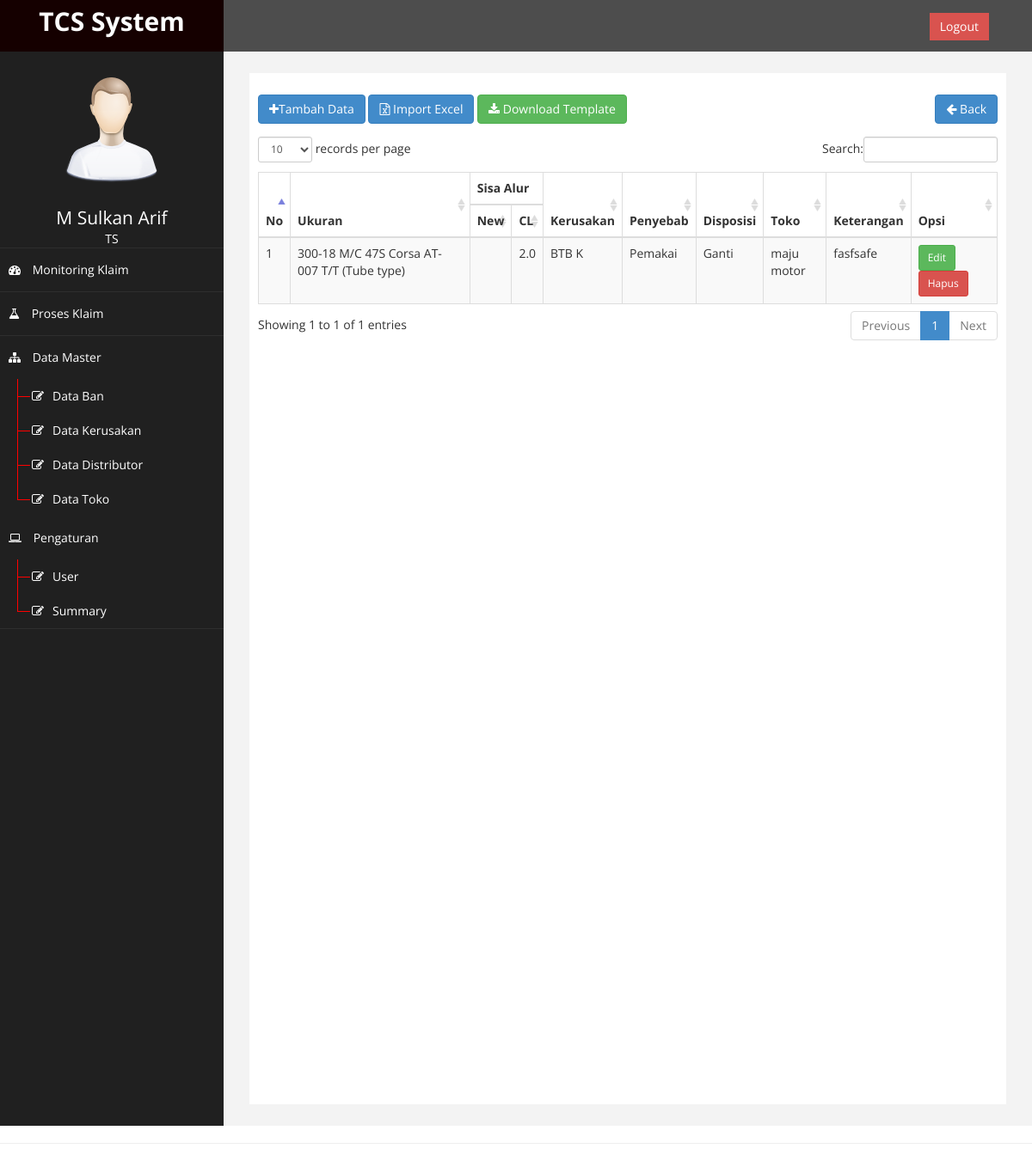
The page /?page=klaim&aksi=detail&id_klaim=13&status=Open (signed in) on the database its author committed.
### tables this page shows
CREATE TABLE `db_klaim_detail` (
  `id_klaim_detail` int(11) NOT NULL AUTO_INCREMENT,
  `id_klaim` int(11) NOT NULL,
  `id_ban` int(11) DEFAULT NULL,
  `id_toko` int(11) DEFAULT NULL,
  `keterangan` text,
  `id_kerusakan` int(11) DEFAULT NULL,
  `sisa_alur` decimal(8,1) DEFAULT NULL,
  PRIMARY KEY (`id_klaim_detail`),
  KEY `FK_db_klaim_detail_db_klaim` (`id_klaim`),
  KEY `FK_db_klaim_detail_db_ban` (`id_ban`),
  KEY `FK_db_klaim_detail_db_toko` (`id_toko`),
  KEY `FK_db_klaim_detail_db_kerusakan` (`id_kerusakan`),
  CONSTRAINT `FK_db_klaim_detail_db_ban` FOREIGN KEY (`id_ban`) REFERENCES `db_ban` (`id`),
  CONSTRAINT `FK_db_klaim_detail_db_kerusakan` FOREIGN KEY (`id_kerusakan`) REFERENCES `db_kerusakan` (`id_kerusakan`),
  CONSTRAINT `FK_db_klaim_detail_db_klaim` FOREIGN KEY (`id_klaim`) REFERENCES `db_klaim` (`id_klaim`),
  CONSTRAINT `FK_db_klaim_detail_db_toko` FOREIGN KEY (`id_toko`) REFERENCES `db_toko` (`id_toko`)
);

CREATE TABLE `db_ban` (
  `id` int(20) NOT NULL AUTO_INCREMENT,
  `kode` varchar(50) NOT NULL,
  `ukuran` varchar(100) NOT NULL,
  `grup` enum('PCR','MC') NOT NULL,
  `alur_ban` double(8,1) NOT NULL DEFAULT '0.0',
  `pattern` varchar(100) NOT NULL,
  `brand` enum('Achilles','Corsa') NOT NULL,
  `type` enum('Tubeless','Tubetipe') NOT NULL,
  `harga` varchar(100) NOT NULL,
  `li` varchar(50) DEFAULT NULL,
  `si` varchar(50) DEFAULT NULL,
  `ukuran_ban` varchar(50) DEFAULT NULL,
  PRIMARY KEY (`id`)
);

CREATE TABLE `db_kerusakan` (
  `id_kerusakan` int(11) NOT NULL AUTO_INCREMENT,
  `kode_kerusakan` varchar(20) NOT NULL,
  `nama_kerusakan` varchar(100) NOT NULL,
  `sebab` enum('Pabrik','Pemakai') NOT NULL,
  `disposisi` enum('Ganti','Tolak') NOT NULL,
  `keterangan` varchar(100) NOT NULL,
  PRIMARY KEY (`id_kerusakan`)
);

CREATE TABLE `db_toko` (
  `id_toko` int(11) NOT NULL AUTO_INCREMENT,
  `kode_toko` varchar(50) NOT NULL,
  `nama_toko` varchar(100) NOT NULL,
  `alamat` varchar(200) NOT NULL,
  `kota` varchar(100) NOT NULL,
  `telepon` int(100) NOT NULL,
  PRIMARY KEY (`id_toko`)
);

### page/proses/detail.php (the view, shortened to what this page needs)
<?php
$klaim = [];
$sql = " SELECT d.*,h.no_klaim,b.kode,b.ukuran,b.grup,b.alur_ban,k.kode_kerusakan,k.keterangan as ket,k.nama_kerusakan,k.sebab,k.disposisi,t.kode_toko,t.nama_toko,h.status
FROM db_klaim_detail d
JOIN db_klaim h ON d.id_klaim = h.id_klaim
JOIN db_ban b ON d.id_ban = b.id
JOIN db_kerusakan k ON d.id_kerusakan = k.id_kerusakan
JOIN db_toko t ON d.id_toko = t.id_toko
WHERE h.id_klaim = '{$_GET['id_klaim']}' ";
$query = mysqli_query($conn, $sql);
$no = 1;
while ($row = mysqli_fetch_assoc($query)) {
    $row['no'] = $no;
    $klaim[] = $row;
    $no++;
}
?>
</div>
<div class="panel-body">
    <a href="?page=klaim&aksi=tambah_detail&id_klaim=<?= $_GET['id_klaim'] ?>" class="btn btn-primary" style="margin-bottom: 15px" <?=$_GET['status'] == 'Done' ? 'disabled' : '' ?> ><i class="fa fa-plus"></i>Tambah Data</a>
    <a href="?page=klaim&aksi=import&id_klaim=<?=$_GET['id_klaim']?>&status=<?=$_GET['status']?>" class="btn btn-primary" style="margin-bottom: 15px" <?=$_GET['status'] == 'Done' ? 'disabled' : '' ?>><i class="fa fa-file-excel-o"></i> Import Excel</a>
    <button onclick="downloadTemplate()" class="btn btn-success" style="margin-bottom: 15px;margin-right:1rem;" <?=$_GET['status'] == 'Done' ? 'disabled' : '' ?>><i class="fa fa-download"></i> Download Template</button>
    <a href="?page=klaim" class="btn btn-primary pull-right" style="margin-bottom: 15px"><i class="fa fa-arrow-left"></i> Back</a>
    <div class="table-responsive">
        <table class="table table-striped table-bordered table-hover" id="dataTables-example">
            <thead>
                <tr>
                    <th rowspan="2">No</th>
                    <th rowspan="2">Ukuran</th>
                    <th colspan="2">Sisa Alur</th>
                    <th rowspan="2">Kerusakan</th>
                    <th rowspan="2">Penyebab</th>
                    <th rowspan="2">Disposisi</th>
                    <th rowspan="2">Toko</th>
                    <th rowspan="2">Keterangan</th>
                    <th rowspan="2">Opsi</th>
                </tr>
                <tr>
                    <th>New</th>
                    <th>CL</th>
                </tr>
            </thead>
            <tbody>
                <?php
                foreach ($klaim as $key => $v) : ?>
                    <tr>
                        <td><?= $v['no'] ?></td>
                        <td><?= $v['ukuran'] ?></td>
                        <td><?= $v['alur_ban    '] ?></td>
                        <td><?= $v['sisa_alur'] ?></td>
                        <td><?= $v['nama_kerusakan'] ?></td>
                        <td><?= $v['sebab'] ?></td>
                        <td><?= $v['disposisi'] ?></td>
                        <td><?= $v['nama_toko'] ?></td>
                        <td><?= $v['ket'] ?></td>
                        <td><?php
                            if ($v['status'] == 'Open') : ?>
                                <a href="?page=klaim&aksi=edit_detail&id_klaim=<?= $_GET['id_klaim'] ?>&id_klaim_detail=<?= $v['id_klaim_detail'] ?>" class="btn btn-sm btn-success">Edit</a>
                                <button onclick="doDelete('<?= $v['id_klaim_detail'] ?>')" class="btn btn-sm btn-danger">Hapus</button>
                            <?php endif; ?>
                        </td>
                    </tr>
                <?php endforeach; ?>
            </tbody>
        </table>
    </div>
</div>
</div>
</div>

### assets/css/custom.css (style rules this page uses)
body { font-family: 'Open Sans', sans-serif; }

### rows shown on the page
db_klaim_detail: id_toko "1", id_ban.ukuran "300-18 M/C 47S Corsa AT-007 T/T (Tube type)", sisa_alur "2.0", id_kerusakan.nama_kerusakan "BTB K", id_kerusakan.sebab "Pemakai", id_kerusakan.disposisi "Ganti", id_toko.nama_toko "maju motor", id_kerusakan.keterangan "fasfsafe"

### other values the page prints
$_SESSION['nama'] "M Sulkan Arif"
$_SESSION['akses'] "TS"
